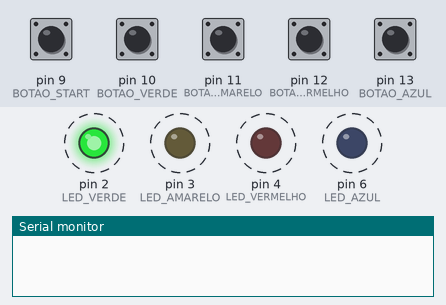
Bench run of a sketch on a simulated Arduino Uno, built with avr-gcc and run on an emulated ATmega328P. Shown: output pins drawn as LEDs (lit = HIGH), the last lines printed to the serial monitor. Dashed ring = blinking. The inputs (shaded band) are chosen by the test bench; at power-on: pin 9 (BOTAO_START), pin 10 (BOTAO_VERDE), pin 11 (BOTAO_AMARELO), pin 12 (BOTAO_VERMELHO), pin 13 (BOTAO_AZUL) HIGH. Random numbers use the default seed unless the sketch sets one.

Above: at 1.25 s.
1.3 s: pin 9 (BOTAO_START) pulled LOW for 0.15 s
At 4.1 s:
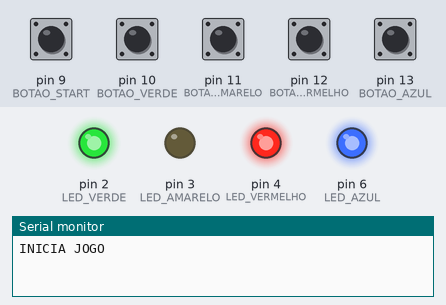
4.4 s: pin 10 (BOTAO_VERDE) pulled LOW for 1 s
At 6.16 s:
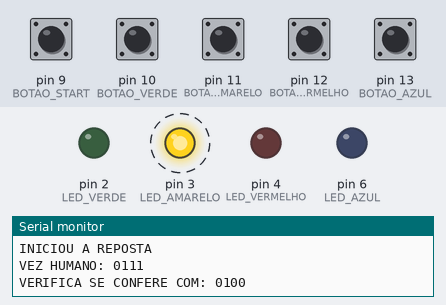
7.8 s: pin 9 (BOTAO_START) pulled LOW for 1 s
11.8 s: pin 10 (BOTAO_VERDE) pulled LOW for 0.15 s
At 12.6 s:
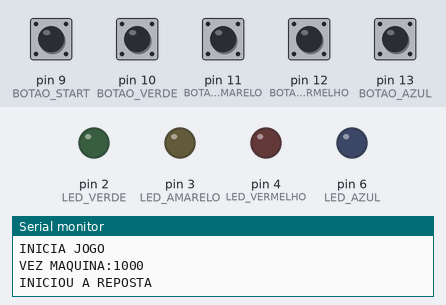
14.9 s: pin 9 (BOTAO_START) pulled LOW for 0.15 s
18.0 s: pin 11 (BOTAO_AMARELO) pulled LOW for 1 s
At 19.96 s:
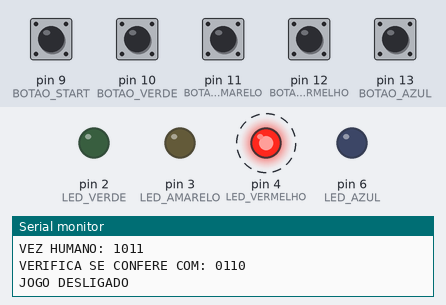
Timing chart, 0 to 22.4 s (numbered marks = the images above; inputs shaded):
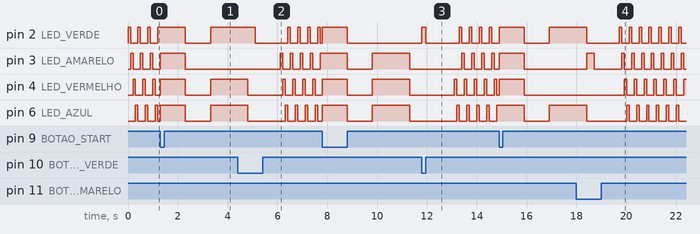

The sketch:

genius.ino
```cpp
#define LED_VERDE 2
#define LED_AMARELO 3
#define LED_VERMELHO 4
#define LED_AZUL 6

#define BOTAO_START 9
#define BOTAO_VERDE 10
#define BOTAO_AMARELO 11
#define BOTAO_VERMELHO 12
#define BOTAO_AZUL 13
#define INDEFINIDO -1

#define UM_SEGUNDO 1000
#define MEIO_SEGUNDO 500

#define TAMANHO_SEQUENCIA 20

#define JOGO_DESLIGADO 0
#define JOGO_VEZ_MAQUINA 1
#define JOGO_VEZ_HUMANO 2
#define JOGO_FIM 3

#define BOTOES_PARADO "1111"

String sequenciaLuzes[TAMANHO_SEQUENCIA];

//Animacao inicial
int animationFrame = 0;
unsigned long animationTime = millis();
unsigned long answerTime = millis();

//jogo
int gameStatus=JOGO_DESLIGADO;
int gamePosition=0;
int answerPosition=0;
int playerPosition=0;
String resposta = BOTOES_PARADO;

void setup() {
  Serial.begin(9600);
  randomSeed(analogRead(0));
  iniciaPortas();
}

void iniciaPortas(){
  pinMode(LED_VERDE, OUTPUT);
  pinMode(LED_AMARELO, OUTPUT);
  pinMode(LED_VERMELHO, OUTPUT);
  pinMode(LED_AZUL, OUTPUT);

  pinMode(BOTAO_START, INPUT_PULLUP);
  pinMode(BOTAO_VERDE, INPUT_PULLUP);
  pinMode(BOTAO_AMARELO, INPUT_PULLUP);
  pinMode(BOTAO_VERMELHO, INPUT_PULLUP);
  pinMode(BOTAO_AZUL, INPUT_PULLUP);
}

void loop() {
  if (gameStatus == JOGO_DESLIGADO){
    animacaoInicialLed();
    verificaIniciodeJogo();

  }else if(gameStatus == JOGO_VEZ_MAQUINA){
    vezMaquina();

  }else if(gameStatus == JOGO_VEZ_HUMANO){
    vezHumano();

  }else if(gameStatus == JOGO_FIM){
    gameStatus = JOGO_DESLIGADO;
    Serial.println("JOGO DESLIGADO");

  }
}

void verificaIniciodeJogo(){
  if(digitalRead(BOTAO_START) == LOW){
    iniciaJogo();
  }
}

void iniciaJogo(){
  Serial.println("INICIA JOGO");

  //mostra que o jogo comecou
  piscaTodos();

  //Carrega a sequencia
  for(int indice = 0; indice < TAMANHO_SEQUENCIA; indice ++){
    sequenciaLuzes[indice] = sorteiaCor();
  }

  //comeca jogo
  gamePosition = 0;
  apagaTodosLeds();
  gameStatus = JOGO_VEZ_MAQUINA;
}

boolean verificaSeGanhou(){
    //verifica se ganhou o jogo
  if (gamePosition >= TAMANHO_SEQUENCIA -1){
    Serial.println("GANHOU O JOGO");
    piscaTodos();
    piscaTodos();
    gameStatus = JOGO_FIM;
    return true;
  }else{
    gamePosition++;
    return false;
  }

}

void vezMaquina(){

  //percorre o array para mostrar os leds
  //ate a posicao atual do jogo
  for(int indice = 0; indice <= gamePosition; indice ++){
    piscaLedes(sequenciaLuzes[indice]);
    Serial.println("VEZ MAQUINA:" + sequenciaLuzes[indice]);

    delay(MEIO_SEGUNDO);
    apagaTodosLeds();
  }

  //passa o jogo para o humano
  answerPosition=0;
  answerTime=0;
  resposta = BOTOES_PARADO;
  gameStatus=JOGO_VEZ_HUMANO;

}

void vezHumano(){
  //coleta resposta
  String respAtual = acendeLed();

  //se foi clicado em algo armazena a resposta
  if (respAtual != BOTOES_PARADO){
   resposta = respAtual;
  }

  //se deu o tempo para verificar a resposta
  if(millis()-answerTime >= 300 && answerTime != 0){
     //apaga leds
     apagaTodosLeds();
     delay(UM_SEGUNDO);

     Serial.println("VEZ HUMANO: " + resposta);
     Serial.println("VERIFICA SE CONFERE COM: " + sequenciaLuzes[answerPosition]);

    //verifica se a reposta esta certa
    if(resposta == sequenciaLuzes[answerPosition]){

      //se a posicao maxima atingiu vai para a proxima
      if (gamePosition == answerPosition){
        Serial.println("ATINGIU A POSICAO MAXIMA, PASSAR MAQUINA");

        //sobe posicao
        if (verificaSeGanhou() == false){
          //chama a maquina
          vezMaquina();
        }

      }else{
        Serial.println("PROXIMA SEQUENCIA HUMANO");

        //vai para a proxima resposta
        answerPosition++;

        //reinicia tempo para a respsota
        answerTime = 0;
        resposta = BOTOES_PARADO;
      }

    }else{
      gameStatus = JOGO_FIM;
    }
  }

  //comeca a contaro tempo que tem para apertar todos os botoes
  if (resposta != BOTOES_PARADO && answerTime == 0){
    Serial.println("INICIOU A REPOSTA");
    answerTime = millis();
  }
}

void animacaoInicialLed(){
  if(millis()-animationTime >= 100){
    animationFrame++;

    if (animationTime <  millis()){
      animationTime = millis();
    }else{
      animationTime=0;
    }
  }

  if(animationFrame==0){
     digitalWrite(LED_AZUL, LOW);
     digitalWrite(LED_VERDE, HIGH);
  }else if(animationFrame==1){
     digitalWrite(LED_VERDE, LOW);
     digitalWrite(LED_AMARELO, HIGH);
  }else if(animationFrame==2){
     digitalWrite(LED_AMARELO, LOW);
     digitalWrite(LED_VERMELHO, HIGH);
  }else if(animationFrame==3){
     digitalWrite(LED_VERMELHO, LOW);
     digitalWrite(LED_AZUL, HIGH);
  }else if(animationFrame>=4){
     animationFrame=0;
  }
}


void apagaTodosLeds(){
  digitalWrite(LED_VERDE, LOW);
  digitalWrite(LED_AMARELO, LOW);
  digitalWrite(LED_VERMELHO, LOW);
  digitalWrite(LED_AZUL, LOW);
}

void piscaTodos(){
  digitalWrite(LED_VERDE, HIGH);
  digitalWrite(LED_AMARELO, HIGH);
  digitalWrite(LED_VERMELHO, HIGH);
  digitalWrite(LED_AZUL, HIGH);
  delay(UM_SEGUNDO);
  digitalWrite(LED_VERDE, LOW);
  digitalWrite(LED_AMARELO, LOW);
  digitalWrite(LED_VERMELHO, LOW);
  digitalWrite(LED_AZUL, LOW);
  delay(MEIO_SEGUNDO);
}

String sorteiaCor(){
  String retorno = String(random(0,2));
  retorno += String(random(0,2));
  retorno += String(random(0,2));
  retorno += String(random(0,2));

  if (retorno == BOTOES_PARADO){
    retorno = "0001";
  }

  return retorno;
}

void piscaLedes(String sequencia){
  //desliga todos
  digitalWrite(LED_VERDE, LOW);
  digitalWrite(LED_AMARELO, LOW);
  digitalWrite(LED_VERMELHO, LOW);
  digitalWrite(LED_AZUL, LOW);
  delay(MEIO_SEGUNDO);

  //acende somente os necessarios
  if(sequencia.substring(0,1) == "0"){
    digitalWrite(LED_VERDE, HIGH);
  }

  if(sequencia.substring(1,2) == "0"){
    digitalWrite(LED_AMARELO, HIGH);
  }

  if(sequencia.substring(2,3) == "0"){
    digitalWrite(LED_VERMELHO, HIGH);
  }

  if(sequencia.substring(3,4) == "0"){
    digitalWrite(LED_AZUL, HIGH);
  }

  delay(UM_SEGUNDO);
}

String  acendeLed(){
  String retorno = "";
  int estadoBVerde = digitalRead(BOTAO_VERDE);
  int estadoBAmarelo = digitalRead(BOTAO_AMARELO);
  int estadoBVermelho = digitalRead(BOTAO_VERMELHO);
  int estadoBAzul = digitalRead(BOTAO_AZUL);

  if (estadoBVerde == LOW){
     digitalWrite(LED_VERDE, HIGH);
  }else{
     digitalWrite(LED_VERDE, LOW);
  }

  if (estadoBAmarelo == LOW){
     digitalWrite(LED_AMARELO, HIGH);
  }else{
     digitalWrite(LED_AMARELO, LOW);
  }

  if (estadoBVermelho == LOW){
     digitalWrite(LED_VERMELHO, HIGH);
  }else{
     digitalWrite(LED_VERMELHO, LOW);
  }

  if (estadoBAzul == LOW){
     digitalWrite(LED_AZUL, HIGH);
  }else{
     digitalWrite(LED_AZUL, LOW);
  }

  retorno += estadoBVerde;
  retorno += estadoBAmarelo;
  retorno += estadoBVermelho;
  retorno += estadoBAzul;

  return retorno;
}
```

Measured:
- after the input at 4.4 s, pin 3 (LED_AMARELO): alternates HIGH for 0.10 s and LOW for 0.30 s, starting after 1.7 s
- after the input at 11.8 s, pin 2 (LED_VERDE): goes HIGH 0.15 s, LOW 1.4 s, 3 × (HIGH 0.10 s, LOW 0.30 s), HIGH 0.10 s, then LOW, starting at once; pin 3 (LED_AMARELO): alternates HIGH for 0.10 s and LOW for 0.30 s, starting after 1.6 s
- after the input at 18.0 s, pin 3 (LED_AMARELO): goes HIGH 0.30 s, LOW 1.1 s, 6 × (HIGH 0.10 s, LOW 0.30 s), HIGH 0.10 s, then LOW, starting after 0.41 s; pin 4 (LED_VERMELHO): alternates HIGH for 0.10 s and LOW for 0.30 s, starting after 1.9 s
